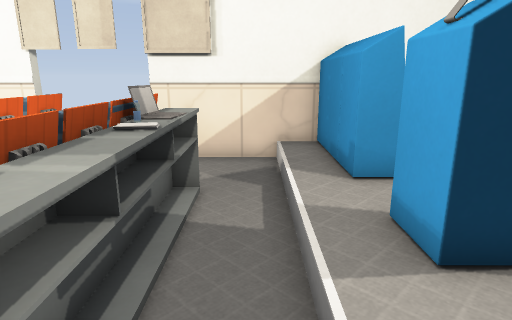
View 1 (above)

16 first-person views from a walk through a level from a Godot 3-D game. The camera is 1.4 m above the floor, tilts 14° down and sees 75° across. The floor is counted in squares, 0.5 m on a side. Each view is taken from the middle of a square. On the plan, view 1 faces up. The plan holds only what a view shows up to about 20 squares ahead; the rest is blank. The place goes on beyond the plan. Surface patterns are stand-ins for the level's own textures.

View 2
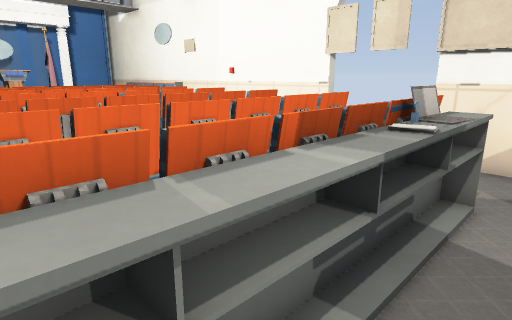

View 3
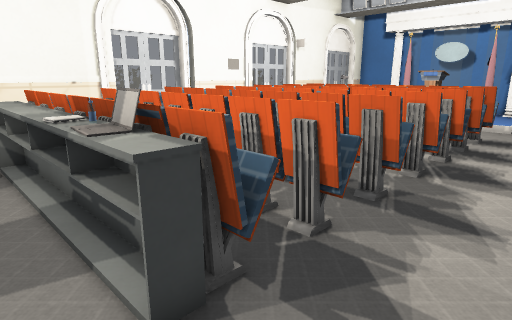

View 4
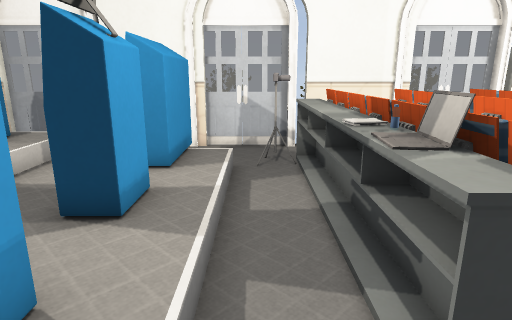

View 5
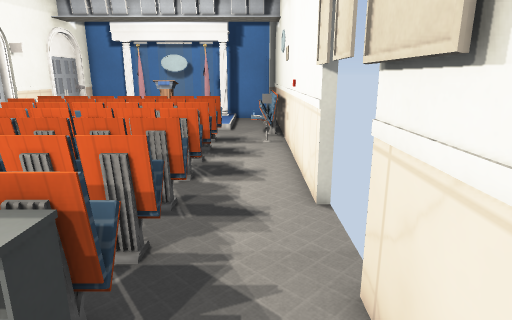

View 6
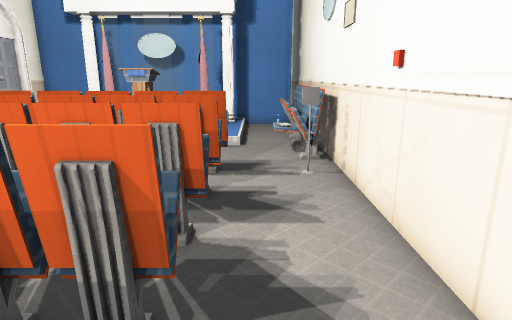

View 7
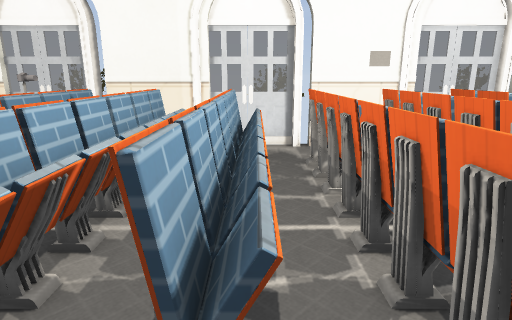

View 8
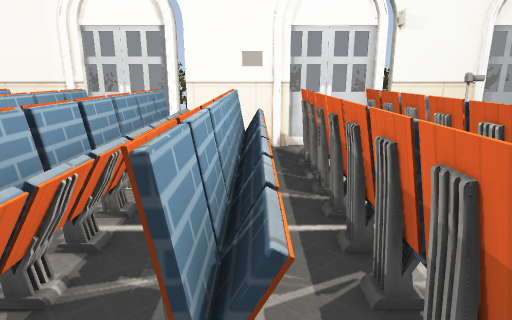

View 9
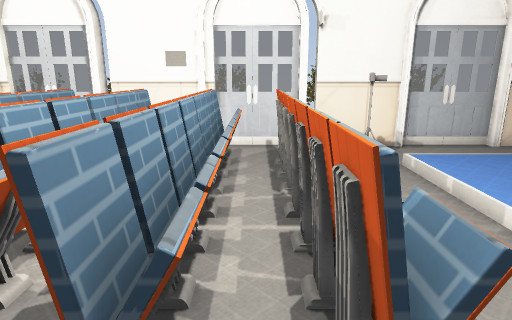

View 10
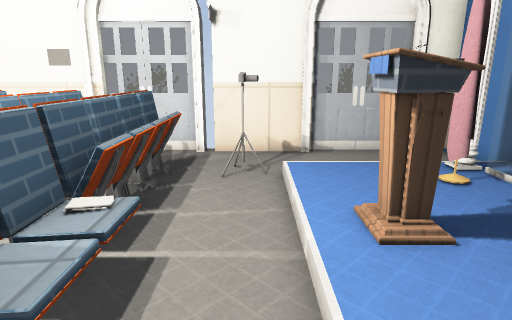

View 11
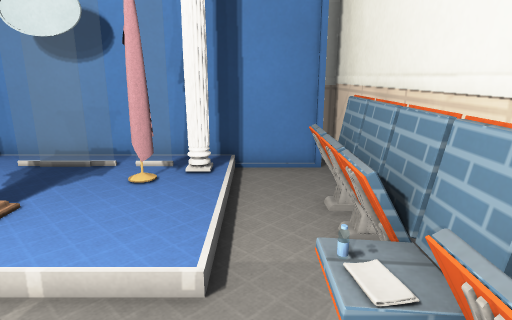

View 12
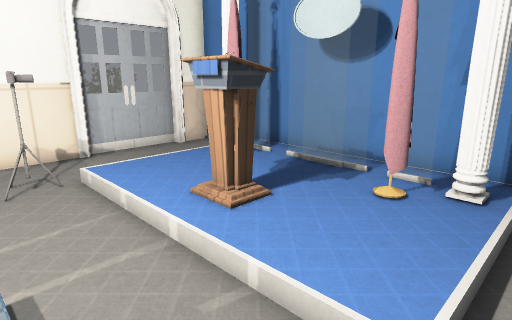

View 13
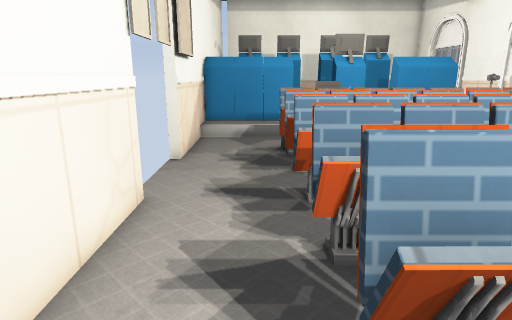

View 14
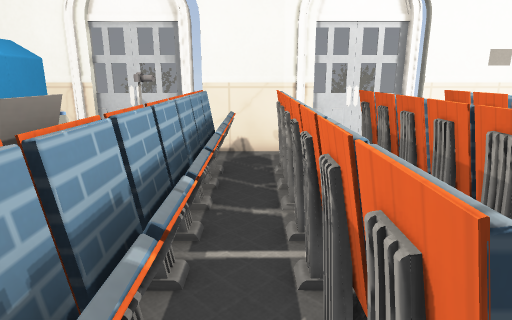

View 15
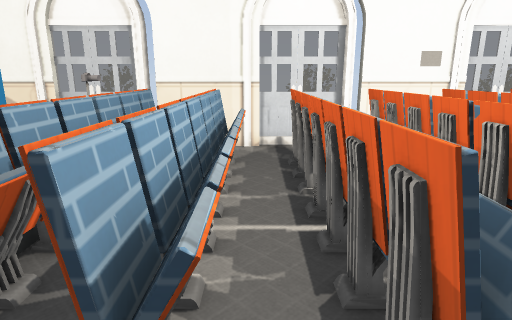

View 16
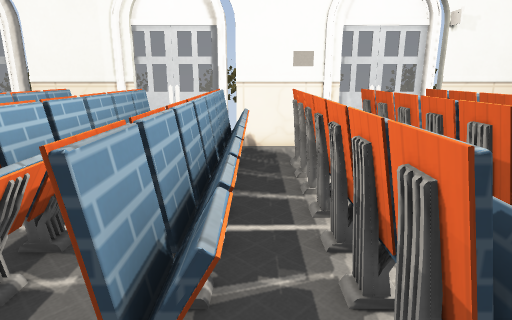

### Floor plan
Key: @ floor where view 1 was taken; # wall or solid block; x gap in a wall; . main floor; : floor 0.25 m higher than the main floor; + floor 0.5 m higher than the main floor; / step, stairs or slope; = window, fence, low wall or low ledge; ^ raised ledge; L laptop; C column; P podium; F flag; O other object.
Columns run from 27 left of view 1 to 10 right of it. Each row starts with its distance up from view 1.
 12 ####################    ##########
 11 #.####==###.................:^
 10 #..===.O....................:^
  9 #...........................:^#
  8 #C::::/...#=#.=#=#.=#=#.^^..:^#
  7 #C::::/...#=#.^#=#.=#=#.^##.:##
  6 # F:::/..O==#.^#==.=#==.=L#.:::
  5 # ::PP/..O=.#.^#==.=#==.=^..:##:
  4   ::OO/..==.#.^#=#.=#=#.x^..:##::
  3   ::PP/..=#=#.^#=#.=#=#.^^..:::::
  2 # F:::/..=#=#.^#==.=#==.=^..:## :+
  1 # F:::/..=#=#.^#=#.=#=#.x^..:^   +
  0 #CC:::/..=#=#=^#==.=#==.=^.@:^   +#
 -1 #  ....#.=#=#=^#==.=#==.=^#..#
 -2 #............. .... .........
 -3 #............. .... ..........
 -4 #########x#######x#######x########  ##

Positions as (right, up) in squares from view 1, and headings:
1: (0, 0), facing up
2: (0, 0), facing up-left
3: (0, 11), facing down-left
4: (0, 10), facing down
5: (1, 10), facing left
6: (-7, 9), facing left
7: (-8, 10), facing down
8: (-13, 10), facing down
9: (-16, 10), facing down
10: (-20, 9), facing down
11: (-17, 9), facing left
12: (-18, 9), facing down-left
13: (-15, 9), facing right
14: (-4, 9), facing down
15: (-6, 10), facing down
16: (-11, 10), facing down
